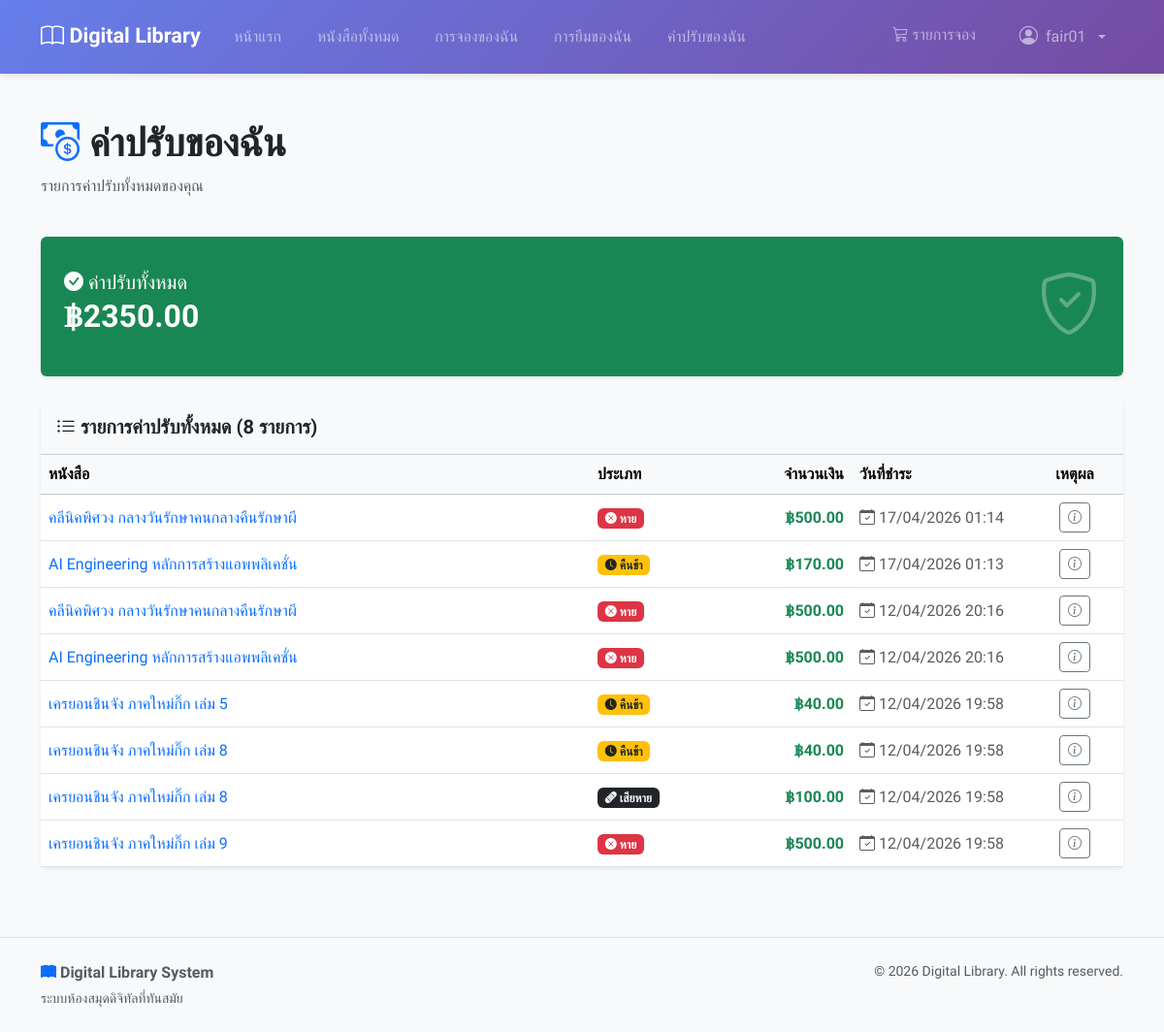
The app's page /my-fines/ (signed in) with its own data.
### users/models.py (models this page shows, shortened)
class User(AbstractUser):
    phone_number = models.CharField(max_length=10, null=False, blank=False)
    citizen_id = models.CharField(
    max_length=13,
    unique=True,
    null=False,
    blank=False,
    validators=[
        RegexValidator(
            regex=r'^\d{13}$',
            message='Citizen ID must be exactly 13 digits'
        )
    ])

### fines/models.py (models this page shows, shortened)
class Fine(models.Model):
    TYPE_CHOICES = [
        ('late_return', 'คืนช้า'),
        ('lost', 'หาย'),
        ('damaged', 'เสียหาย'),
    ]
    id = models.AutoField(primary_key=True)
    loan_item = models.ForeignKey(
        LoanItem,
        on_delete=models.CASCADE,
        related_name='fines'
    )
    amount = models.DecimalField(max_digits=10, decimal_places=2)
    type = models.CharField(max_length=20, choices=TYPE_CHOICES)
    reason = models.TextField(null=True, blank=True)
    paid_at = models.DateTimeField(
        help_text='Timestamp when fine was paid (also serves as creation time)'
    )
    class Meta:
        db_table = 'fines'
        verbose_name = 'Fine'
        verbose_name_plural = 'Fines'
        ordering = ['-paid_at']

### loans/models.py (models this page shows, shortened)
class LoanItem(models.Model):
    STATUS_CHOICES = [
        ('borrowed', 'กำลังยืม'),
        ('returned', 'คืนแล้ว'),
        ('lost', 'หาย'),
    ]
    id = models.AutoField(primary_key=True)
    book = models.ForeignKey(
        Book,
        on_delete=models.CASCADE,
        related_name='loan_items'
    )
    loan = models.ForeignKey(
        Loan,
        on_delete=models.CASCADE,
        related_name='loan_items'
    )
    hold_item = models.OneToOneField(
        HoldItem,
        on_delete=models.SET_NULL,
        null=True,
        blank=True,
        related_name='loan_item'
    )
    status = models.CharField(
        max_length=20,
        choices=STATUS_CHOICES,
        default='borrowed'
    )
    returned_at = models.DateTimeField(null=True, blank=True)
    created_at = models.DateTimeField(auto_now_add=True)
    class Meta:
        db_table = 'loan_items'
        verbose_name = 'Loan Item'
        verbose_name_plural = 'Loan Items'
        ordering = ['-created_at']

### books/models.py (models this page shows, shortened)
class Book(models.Model):
    id = models.AutoField(primary_key=True)
    title = models.CharField(max_length=255)
    isbn = models.CharField(
        max_length=13,
        unique=True,
        null=False,
        blank=False,
    )
    description = models.TextField(null=True, blank=True)
    image_url = models.ImageField(
        upload_to="books/covers/",
        max_length=255,
        null=True,
        blank=True,
    )
    total_quantity = models.IntegerField(default=0)
    available_quantity = models.IntegerField(default=0)
    publish_year = models.IntegerField(null=True, blank=True)
    publisher = models.ForeignKey(
        Publisher,
        on_delete=models.SET_NULL,
        null=True,
        blank=True,
        related_name='books',
    )
    authors = models.ManyToManyField(
        Author,
        blank=True,
        through="BookAuthor",
        related_name="books",
    )
    categories = models.ManyToManyField(
        Category,
        blank=True,
        through="BookCategory",
        related_name="books",
    )
    created_at = models.DateTimeField(auto_now_add=True)
    if TYPE_CHECKING:
        hold_items: Manager[HoldItem]
        hold_items: Manager[HoldItem]
        loan_items: Manager[LoanItem]
    class Meta:
        db_table = "books"
        verbose_name = "Book"
        verbose_name_plural = "Books"
        constraints = [
            models.CheckConstraint(
                check=Q(total_quantity__gte=0),
                name="check_books_total_quantity_gte_0",
            ),
            models.CheckConstraint(
                check=Q(available_quantity__gte=0),
                name="check_books_available_quantity_gte_0",
            ),
            models.CheckConstraint(
                check=Q(publish_year__isnull=True) | Q(publish_year__gte=0),
                name="check_books_publish_year_gte_0_or_null",
            ),
        ]

### fines/views.py (the view)
# urls.py: path('my-fines/', views.my_fines_view, name='my_fines'),
@login_required
def my_fines_view(request):
    fines = Fine.objects.filter(
        loan_item__loan__user=request.user
    ).select_related(
        'loan_item__book__publisher',
        'loan_item__loan'
    ).prefetch_related(
        'loan_item__book__authors'
    ).order_by('-paid_at')
    total_amount = fines.aggregate(Sum('amount'))['amount__sum'] or 0
    context = {
        'fines': fines,
        'total_amount': total_amount,
    }
    return render(request, 'fines/list.html', context)

### books/cart.py (called while the page is built)
    def count(self):
        return len(self.cart)

### books/context_processors.py (called while the page is built)
def cart_context(request):
    cart = Cart(request)
    return {
        'cart_count': cart.count()
    }

### templates/fines/list.html (shortened to what this page needs)
{% extends "base.html" %}
{% block content %}
    <div class="container mt-4">
        <div class="row mb-4">
            <div class="col">
                <h1 class="fw-bold">
                    <i class="bi bi-cash-coin text-primary"></i> ค่าปรับของฉัน
                </h1>
                <p class="text-muted">รายการค่าปรับทั้งหมดของคุณ</p>
            </div>
        </div>
        <div class="row mb-4">
            <div class="col-md-12">
                <div class="card bg-success text-white shadow-sm border-0">
                    <div class="card-body p-4">
                        <div class="d-flex align-items-center">
                            <div class="flex-grow-1">
                                <h5 class="card-title mb-1">
                                    <i class="bi bi-check-circle-fill"></i> ค่าปรับทั้งหมด
                                </h5>
                                <h2 class="mb-2 fw-bold">฿{{ total_amount|floatformat:2 }}</h2>
                            </div>
                            <div>
                                <i class="bi bi-shield-check" style="font-size: 4rem; opacity: 0.3;"></i>
                            </div>
                        </div>
                    </div>
                </div>
            </div>
        </div>
        {% if fines %}
            <div class="row">
                <div class="col">
                    <div class="card shadow-sm border-0">
                        <div class="card-header bg-light py-3">
                            <h5 class="mb-0 fw-semibold">
                                <i class="bi bi-list-ul"></i> รายการค่าปรับทั้งหมด ({{ fines.count }} รายการ)
                            </h5>
                        </div>
                        <div class="card-body p-0">
                            <div class="table-responsive">
                                <table class="table table-hover mb-0 align-middle">
                                    <thead class="table-light">
                                        <tr>
                                            <th>หนังสือ</th>
                                            <th style="width: 150px;">ประเภท</th>
                                            <th style="width: 120px;" class="text-end">จำนวนเงิน</th>
                                            <th style="width: 180px;">วันที่ชำระ</th>
                                            <th style="width: 100px;" class="text-center">เหตุผล</th>
                                        </tr>
                                    </thead>
                                    <tbody>
                                        {% for fine in fines %}
                                            <tr>
                                                <td>
                                                    <a href="{% url 'books:book_detail' fine.loan_item.book.id %}"
                                                       class="text-decoration-none fw-medium d-block">
                                                        {{ fine.loan_item.book.title }}
                                                    </a>
                                                </td>
                                                <td>
                                                    {% if fine.type == 'late_return' %}
                                                        <span class="badge bg-warning text-dark">
                                                            <i class="bi bi-clock-fill"></i> {{ fine.get_type_display }}
                                                        </span>
                                                    {% elif fine.type == 'lost' %}
                                                        <span class="badge bg-danger">
                                                            <i class="bi bi-x-circle-fill"></i> {{ fine.get_type_display }}
                                                        </span>
                                                    {% elif fine.type == 'damaged' %}
                                                        <span class="badge bg-dark">
                                                            <i class="bi bi-bandaid-fill"></i> {{ fine.get_type_display }}
                                                        </span>
                                                    {% endif %}
                                                </td>
                                                <td class="fw-semibold text-success text-end">฿{{ fine.amount|floatformat:2 }}</td>
                                                <td class="text-muted">
                                                    <i class="bi bi-calendar-check"></i>
                                                    {{ fine.paid_at|date:"d/m/Y H:i" }}
                                                </td>
                                                <td class="text-center">
                                                    {% if fine.reason %}
                                                        <button type="button"
                                                                class="btn btn-sm btn-outline-secondary"
                                                                data-bs-toggle="popover"
                                                                data-bs-trigger="focus"
                                                                data-bs-content="{{ fine.reason }}"
                                                                title="เหตุผล"
                                                                tabindex="0">
                                                            <i class="bi bi-info-circle"></i>
                                                        </button>
                                                    {% else %}
                                                        <span class="text-muted">-</span>
                                                    {% endif %}
                                                </td>
                                            </tr>
                                        {% endfor %}
                                    </tbody>
                                </table>
                            </div>
                        </div>
                    </div>
                </div>
            </div>
        {% endif %}
    </div>
{% endblock content %}

### templates/base.html (shortened to what this page needs)
{% load static %}
<!DOCTYPE html>
<html lang="th">
    <head>
        <link href="https://cdn.jsdelivr.net/npm/bootstrap@5.3.8/dist/css/bootstrap.min.css"
              rel="stylesheet"
>
        <link rel="stylesheet"
              href="https://cdn.jsdelivr.net/npm/bootstrap-icons@1.10.0/font/bootstrap-icons.css">
        <link rel="stylesheet" href="{% static 'css/base.css' %}">
        <link rel="stylesheet" href="{% static 'css/global.css' %}">
    </head>
    <body>
        <nav class="navbar navbar-expand-lg navbar-dark bg-primary">
            <div class="container">
                <a class="navbar-brand" href="{% url 'home' %}">
                    <i class="bi bi-book"></i> Digital Library
                </a>
                <div class="collapse navbar-collapse" id="navbarNav">
                    <ul class="navbar-nav me-auto">
                        <li class="nav-item">
                            <a class="nav-link" href="{% url 'home' %}">หน้าแรก</a>
                        </li>
                        <li class="nav-item">
                            <a class="nav-link" href="{% url 'books:book_list' %}">หนังสือทั้งหมด</a>
                        </li>
                        {% if user.is_authenticated %}
                            <li class="nav-item">
                                <a class="nav-link" href="{% url 'holds:my_holds' %}">การจองของฉัน</a>
                            </li>
                            <li class="nav-item">
                                <a class="nav-link" href="{% url 'loans:my_loans' %}">การยืมของฉัน</a>
                            </li>
                            <li class="nav-item">
                                <a class="nav-link" href="{% url 'fines:my_fines' %}">ค่าปรับของฉัน</a>
                            </li>
                        {% endif %}
                    </ul>
                    <ul class="navbar-nav">
                        {% if user.is_authenticated %}
                            <li class="nav-item">
                                <a class="nav-link cart-link" href="{% url 'books:view_cart' %}">
                                    <i class="bi bi-cart3"></i> รายการจอง
                                </a>
                            </li>
                            <li class="nav-item dropdown">
                                <a class="nav-link dropdown-toggle"
                                   href="#"
                                   id="userDropdown"
                                   role="button"
                                   data-bs-toggle="dropdown">
                                    <i class="bi bi-person-circle"></i> {{ user.username }}
                                </a>
                            </li>
                        {% endif %}
                    </ul>
                </div>
            </div>
        </nav>
        <main class="py-4">
            {% block content %}
            {% endblock content %}
        </main>
        <footer class="bg-light mt-5 py-4 border-top">
            <div class="container">
                <div class="row">
                    <div class="col-md-6 text-center text-md-start">
                        <p class="text-muted mb-1">
                            <i class="bi bi-book-fill text-primary"></i>
                            <strong>Digital Library System</strong>
                        </p>
                        <p class="text-muted small mb-0">ระบบห้องสมุดดิจิทัลที่ทันสมัย</p>
                    </div>
                    <div class="col-md-6 text-center text-md-end">
                        <p class="text-muted small mb-0">© 2026 Digital Library. All rights reserved.</p>
                    </div>
                </div>
            </div>
        </footer>
        {% include "includes/toast.html" %}
    </body>
</html>

### static/css/base.css (style rules this page uses)
body { font-family: "Prompt", sans-serif; min-height: 100vh; display: flex; flex-direction: column; background-color: #f8f9fa; }
.navbar { box-shadow: 0 2px 8px rgba(0, 0, 0, 0.1); padding: 0.75rem 0; transition: all 0.3s ease; background: linear-gradient(135deg, #667eea 0%, #764ba2 100%); }
.navbar-brand { font-weight: 600; font-size: 1.35rem; transition: transform 0.2s ease; padding: 0.5rem 0; }
.navbar-brand i { font-size: 1.5rem; vertical-align: middle; }
.nav-link { font-weight: 400; font-size: 1rem; padding: 0.5rem 1rem !important; border-radius: 0.5rem; transition: all 0.2s ease; margin: 0 0.15rem; }
.cart-link { position: relative; padding-right: 1.5rem !important; }
.nav-item.dropdown .nav-link { display: flex; align-items: center; gap: 0.5rem; }
.nav-item.dropdown .nav-link i { font-size: 1.2rem; }
main { flex: 1; }
footer { margin-top: auto; }

### records on screen
User: username "fair01"
Fine: loan_item.book "คลีนิคพิศวง กลางวันรักษาคนกลางคืนรักษาผี", type "หาย", amount "500.00", paid_at "17/04/2026 01:14"
Fine: loan_item.book "AI Engineering หลักการสร้างแอพพลิเคชั่น", type "คืนช้า", amount "170.00", paid_at "17/04/2026 01:13"
Fine: loan_item.book "คลีนิคพิศวง กลางวันรักษาคนกลางคืนรักษาผี", type "หาย", amount "500.00", paid_at "12/04/2026 20:16"
Fine: loan_item.book "AI Engineering หลักการสร้างแอพพลิเคชั่น", type "หาย", amount "500.00", paid_at "12/04/2026 20:16"
Fine: loan_item.book "เครยอนชินจัง ภาคใหม่กิ๊ก เล่ม 5", type "คืนช้า", amount "40.00", paid_at "12/04/2026 19:58"
Fine: loan_item.book "เครยอนชินจัง ภาคใหม่กิ๊ก เล่ม 8", type "คืนช้า", amount "40.00", paid_at "12/04/2026 19:58"
Fine: loan_item.book "เครยอนชินจัง ภาคใหม่กิ๊ก เล่ม 8", type "เสียหาย", amount "100.00", paid_at "12/04/2026 19:58"
Fine: loan_item.book "เครยอนชินจัง ภาคใหม่กิ๊ก เล่ม 9", type "หาย", amount "500.00", paid_at "12/04/2026 19:58"

### other values on screen
{{ total_amount|floatformat:2 }} "2350.00"
{{ fines.count }} "8"
